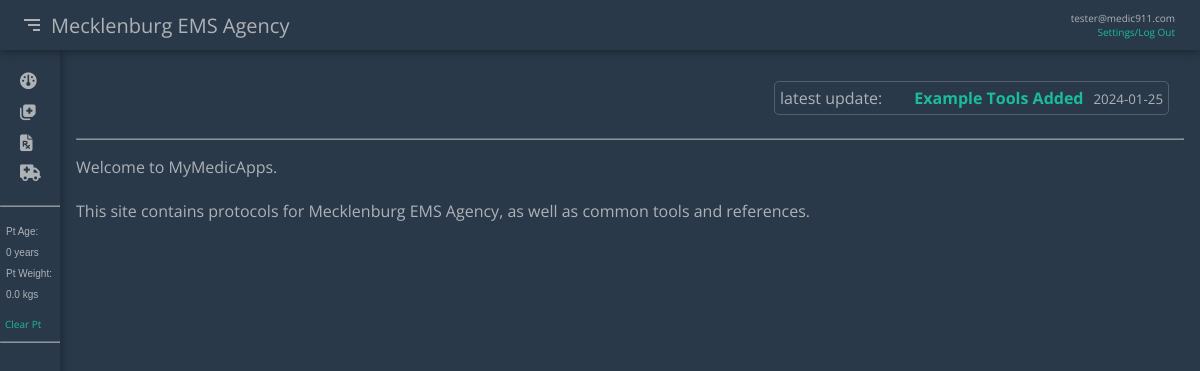
The app's page /home (signed in) with its own data.
### master/models.py (models this page shows, shortened)
class User(db.Model, UserMixin):
    id = db.Column(db.Integer, primary_key=True)
    email = db.Column(db.String(120),  unique=True, nullable=False)
    displayName = db.Column(db.String(120))
    password = db.Column(db.String(60), nullable=False)
    showNarrative = db.Column(db.Boolean, default=1)
    showBasic = db.Column(db.Boolean, default=1)
    showAdvanced = db.Column(db.Boolean, default=1)
    showAdditional = db.Column(db.Boolean, default=1)

class UpdatePost(db.Model):
    id = db.Column(db.Integer, primary_key=True)
    title = db.Column(db.String(100), nullable=False)
    date_posted = db.Column(db.DateTime, nullable=False, default=datetime.utcnow)
    date_protocol = db.Column(db.DateTime, nullable=False)
    description = db.Column(db.Text, nullable=False)

### master/main/routes.py (the view)
@main.route("/")
@main.route("/home")
def home():
    keys = getPt()
    session['path'] = 'main.home'
    latest_update = UpdatePost.query.order_by(UpdatePost.date_posted.desc()).first()
    if current_user.is_authenticated:
        return render_template('home.html', varTitle='Home', keys=keys, latest_update=latest_update)
    else:
        return redirect(url_for('users.login'))

### master/main/routes.py (called while the page is built, shortened)
def getPt():
    keys= {}
    if not session.get('ptYears'):
        session['ptYears'] = 0
        session['ptLbs'] = 0.0
        session['ptKgs'] = 0.0
        keys['ptYears'] = 0
        keys['ptLbs'] = 0.0
        keys['ptKgs'] = 0.0
    if ( session['ptYears'] == 0.0):
        keys = setPt()
        ptYears = keys['ptYears']
        ptLbs = keys['ptLbs']
        ptKgs = keys['ptKgs']
    return keys

def setPt(years=0, lbs=0):
    session['ptYears'] = years
    session['ptLbs'] = lbs
    session['ptKgs'] = round((lbs/2.2), 1)
    ptYears = session['ptYears']
    ptLbs = session['ptLbs']
    ptKgs = Decimal(session['ptKgs'])
    ptKgs = session['ptKgs']
    keys = {'ptYears':0, 'ptKgs':0.0, 'ptLbs':0}
    keys['ptYears'] = ptYears
    keys['ptKgs'] = ptKgs
    keys['ptLbs'] = ptLbs
    return keys

### master/models.py (called while the page is built)
@login_manager.user_loader
def load_user(user_id):
    return User.query.get(int(user_id))

### run.py (called while the page is built)
@app.before_request
def make_session_permanent():
    session.permanent = True
    app.permanent_session_lifetime = timedelta(days=30)

### master/templates/home.html (shortened to what this page needs)
{% extends "base.html" %}
{% block content %}
<div class="container1 content1">
        <article class="media content-section">
            <div class="containercontainer">
                <div class="container3">
                    <thing>latest update:&emsp;&emsp;  </thing>
                    <h4><div class="article-title"><a href="{{ url_for('main.siteUpdates') }}">{{ latest_update.title }}</a></div></h4>
                    <small class="text-muted">{{ latest_update.date_posted.strftime('%Y-%m-%d') }}</small>
                </div>
            </div>
            <hr>
        </article>
    <P>
        Welcome to MyMedicApps.<br><br>  This site contains protocols for Mecklenburg EMS Agency, as well as common tools and references.
    </P>
</div>
{% endblock %}

### master/templates/base.html (shortened to what this page needs)
<!DOCTYPE html>
<html lang="en">
<head>
    <link href='https://unpkg.com/boxicons@2.1.2/css/boxicons.min.css' rel='stylesheet'>
    <link rel="stylesheet" href="{{ url_for('static', filename='styles.css') }}">
</head>
<body>
    <div class="bodyContainer">
        <div class="header">
            <button class="menu-icon-btn" data-menu-icon-btn>
                <svg xmlns="http://www.w3.org/2000/svg" class="menu-icon-right"><path d="M4 6h16v2H4zm4 5h12v2H8zm5 5h7v2h-7z"></path></svg>
            </button>
            <div class="agency"></div>
            <div class="pt-info-div">
            {% if current_user.is_authenticated %}
                <div class="btn-user">
                    {% if current_user.displayName %}
                    <p>{{ current_user.displayName }}</p>
                    {% else %}
                        <p>{{ current_user.email }}</p>
                    {% endif %}
                    <div><a href="{{url_for('users.account')}}" class="small-link">Settings/Log Out</a></div>
                </div>
            {% else %}
                <a class="btn-login" href="{{url_for('users.login')}}">Login\Register</button>
            {% endif %}
            </div>
        </div>
        <div class="container">
            <aside class="sidebar" data-sidebar-state>
                <div class="middle-sidebar">
                    <ul>
                        <li>
                            <button class="top-list-button"><a href="{{ url_for('main.home')}}"><i class="fa-solid fa-gauge fa-lg"></i><div class="hidden-sidebar">Home Screen</div></a></button>
                        </li>
                        <li id="proto-id">
                            <button class="top-list-button" data-proto-btn><a href="{{ url_for('main.home')}}" onclick="return false"><i class="fa-solid fa-notes-medical fa-lg"></i><div class="hidden-sidebar">Protocols</div></a></button>
                        </li>
                        <li id="meds-id">
                            <button class="top-list-button" data-meds-btn><a href="#"><i class="fa-solid fa-file-prescription fa-lg"></i><div class="hidden-sidebar">&ensp;Medications</div></a></button>
                        </li>
                        <li id="other-id">
                            <button class="top-list-button" data-other-btn><a href="#"><i class="fa-solid fa-truck-medical fa-lg"></i><div class="hidden-sidebar">Tools</div></a>
                            </button>
                        </li>
                    </ul><hr>
                    <div class="pt-info-section">
                        <div>
                            <a href="{{url_for('main.updatePt')}}">
                                <button class="pt-info-div2">
                                    <p>Pt Age:</p>
                                    <p>{{ keys.ptYears }} years</p>
                                    <p>Pt Weight:</p>
                                    <p>{{ keys.ptKgs }} kgs</p>
                                </button>
                            </a>
                        </div>
                        <div>
                            <a class="small-link" href="{{url_for('main.clrPt')}}">Clear Pt</a>
                        </div>
                    </div>
                    <hr>
                </div>
            </aside>
        {% block content %}{% endblock %}
        </div>
    </div>
</body>
</html>

### master/static/styles.css (style rules this page uses)
body { margin: 0; padding: 0; color: var(--light-txt); background-color: var(--blue-bg); font-family: 'Open Sans',sans-serif; text-rendering: optimizeLegibility; -webkit-font-smoothing: antialiased; }
*, *::before, *::after { box-sizing: border-box; }
a { color: var(--teal-accent); text-decoration: none; }
:root { --blue-bg: #293949; --dark-bg: #23313f; --teal-accent: #1abc9c; --light-txt: #aeb2b7; --fifty-border: #aeb2b750; --light-offset: #f4b02a; --highlight-yellow: #FFFF5C; --highlight-blue: #8AFFFF; --header-height: 50px; --sidebar-width-open: 265px; --sidebar-width: 60px; --animation-duration: 200ms; --animation-timing-curve: ease-in-out; --open-menu-width: 285px; --view-width: 100vw; --twenty-margin: 20px; }
.header { display: flex; align-items: center; position: sticky; top: 0; background-color: var(--blue-bg); box-shadow: 0 1px 10px 0 rgba(0, 0, 0, .4); padding: 0.5rem, 0.5rem; padding: 0 5px; height: var(--header-height); font-size: 20px; color: var(--light-txt); z-index: 1; }
.pt-info-div { font-size: 10px; display: flex; padding-left: 2rem; gap: 0.2rem; flex-wrap: nowrap; justify-content: right; background: none; border: none; text-decoration: none; color: var(--light-txt); margin: 0; cursor: pointer; width: 100%; align-content: right; margin-right: 10px; }
.menu-icon-btn { background: none; border: none; padding-left: 15px; }
.menu-icon-right { width: 25px; height: 25px; fill: var(--light-txt); cursor: pointer; padding-top: 2px; }
.container { display: flex; }
.container1 { width: 100%; flex-wrap: wrap; }
.container1 > * { flex-shrink: 1; flex-grow: 0; }
.containercontainer { display: flex; padding: 15px; }
.container3 { display: flex; flex-wrap: wrap; align-items: baseline; justify-content: end; padding: 5px; border: 1px solid var(--fifty-border); -webkit-background-clip: padding-box; background-clip: padding-box; border-radius: 5px; outline: none; margin-left: auto; }
.container3 > * { flex-shrink: 1; flex-grow: 0; }
.container3 > H4 { color: var(--teal-accent); margin: 0; }
.sidebar { flex-shrink: 0; overflow-y: hidden; width: var(--sidebar-width); display: flex; flex-direction: column; margin: 0; padding: 0; align-items: center; color: var(--light-txt); box-shadow: 0 1px 10px 0 rgba(0, 0, 0, .4); transition: width var(--animation-duration) var(--animation-timing-curve); flex-grow: 1; overflow-y: auto; overflow-x: hidden; min-height: 100vh; }
.middle-sidebar { flex-grow: 1; flex-shrink: 0; overflow-y: auto; overflow-x: hidden; width: 100%; transition: opacity var(--animation-duration) var(--animation-timing-curve); height: 100%; min-height: 100vh; }
.middle-sidebar ul { list-style-type: none; padding-left: 0; }
.top-list-button { flex-shrink: 0; margin: 0; padding: 5px 15px; background-color: var(--blue-bg); border: 0; display: flex; flex-direction: column; align-items: center; width: var(--sidebar-width-open); color: var(--light-txt); }
.top-list-button i { display: block; padding: 10px 0 10px 0; text-decoration: none; }
.top-list-button a { display: flex; flex-direction: row; align-items: center; width: 100%; color: var(--light-txt); padding-left: 5px; text-decoration: none; }
.content1 { margin: 1rem; }
.agency { min-width: 250px; flex-shrink: 0; }
.agency:before { content: 'Mecklenburg EMS Agency'; }
ul { list-style-type: square; }
.pt-info-div2 { font-size: 10px; background: none; border: none; text-decoration: none; color: var(--light-txt); cursor: pointer; width: 100%; justify-content: left; }
hr { width: 100%; height: 1px; opacity: 50%; }
.pt-info-div2 p { display: flex; gap: 0.2rem; flex-wrap: nowrap; justify-content: left; }
.text-muted { margin-left: 10px; }
.btn-user { display: flex; flex-wrap: nowrap; flex-direction: column; justify-content: center; margin-left: auto; margin-right: 10px; }
.btn-user * { margin: 0; display: flex; justify-content: right; }
.pt-info-section { display: flex; flex-direction: column; justify-content: left; }
.pt-info-section div { flex-shrink: 1; flex-grow: 1; }
.small-link { font-size: 10px; text-decoration: none; color: var(--teal-accent); margin-left: 5px; }
.content1 { width: calc(var(--view-width) - var(--sidebar-width) - var(--twenty-margin)); }

### records on screen
User: email "tester@medic911.com"
UpdatePost: title "Example Tools Added", date_posted "2024-01-25"

### other values on screen
{{ keys.ptYears }} "0"
{{ keys.ptKgs }} "0.0"
